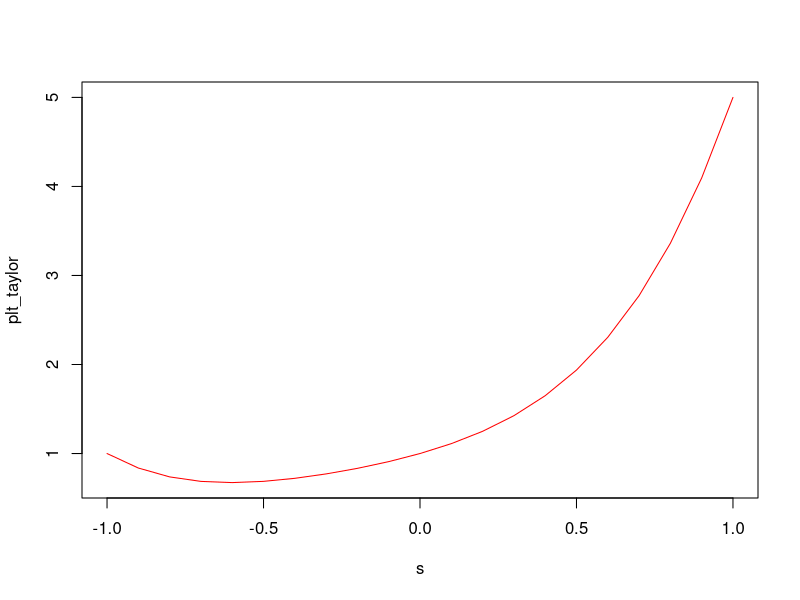
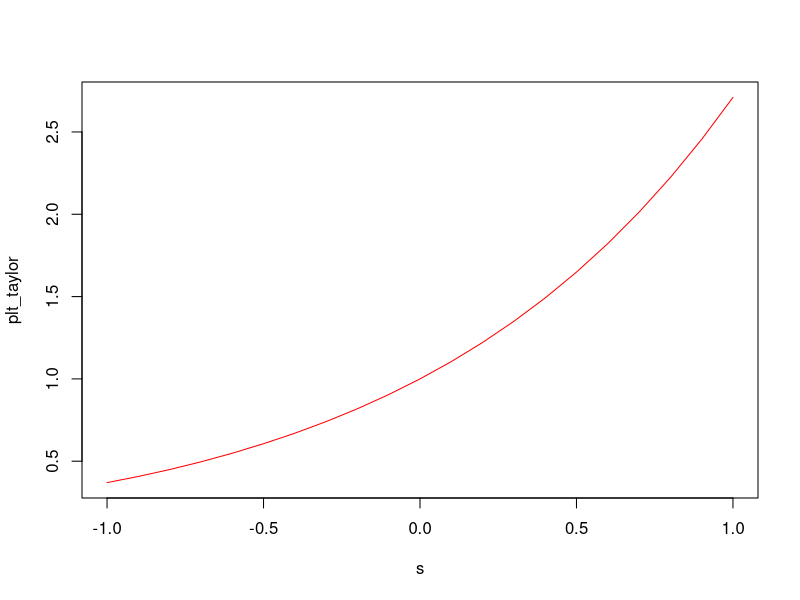
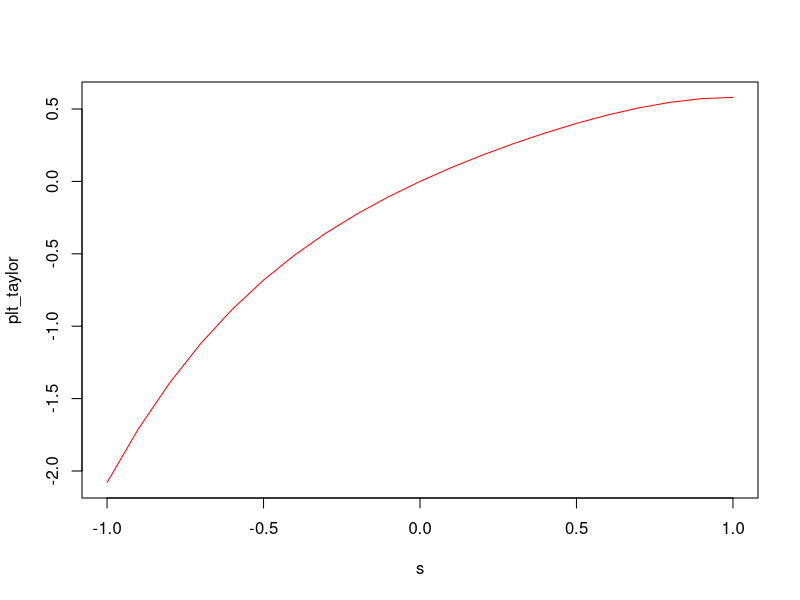

Here is the R script that generated these plots, in order:
## ---- chunk 1
knitr::opts_chunk$set(echo = TRUE)
## ---- chunk 2
library(pracma)

f <- function(x) 1/(1-x)

p <- round(taylor(f, 0, 4),2)
p

## ---- chunk 3

library(pracma)

f <- function(x) 1/(1-x)

p <- round(taylor(f, 0, 4),2)
p

s<- seq(-1.0, 1.0,0.1)
f_s <- f(s)

plt_taylor <- polyval(p, s)
plot(s, plt_taylor,type="l",col="red")
## ---- chunk 4
library(pracma)

f <- function(x) exp(x)

p <- round(taylor(f, 0, 4),2)
p

## ---- chunk 5
library(pracma)

f <- function(x) exp(x)

p <- round(taylor(f, 0, 4),2)
p
s<- seq(-1.0, 1.0,0.1)
f_s <- f(s)

plt_taylor <- polyval(p, s)
plot(s, plt_taylor,type="l",col="red")
## ---- chunk 6
library(pracma)

f <- function(x) log(1+x)

p <- round(taylor(f, 0, 4),2)
p

## ---- chunk 7
library(pracma)

f <- function(x) log(1+x)

p <- round(taylor(f, 0, 4),2)
p


s<- seq(-1.0, 1.0,0.1)
f_s <- f(s)

plt_taylor <- polyval(p, s)
plot(s, plt_taylor,type="l",col="red")
